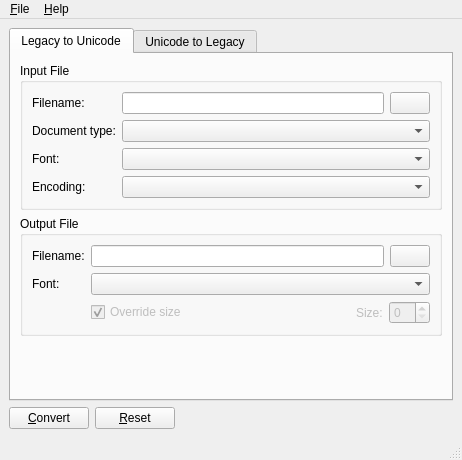
<ui version="4.0" >
 <class>kconvert</class>
 <widget class="QMainWindow" name="kconvert" >
  <property name="geometry" >
   <rect>
    <x>0</x>
    <y>0</y>
    <width>462</width>
    <height>460</height>
   </rect>
  </property>
  <property name="windowTitle" >
   <string>Khmer Converter</string>
  </property>
  <property name="windowIcon" >
   <iconset>../images/converter.png</iconset>
  </property>
  <widget class="QWidget" name="centralwidget" >
   <layout class="QGridLayout" >
    <property name="margin" >
     <number>9</number>
    </property>
    <property name="spacing" >
     <number>6</number>
    </property>
    <item row="0" column="0" colspan="3" >
     <widget class="QTabWidget" name="tabWidget" >
      <property name="currentIndex" >
       <number>0</number>
      </property>
      <widget class="QWidget" name="tab1" >
       <attribute name="title" >
        <string>Legacy to Unicode</string>
       </attribute>
       <layout class="QGridLayout" >
        <property name="margin" >
         <number>9</number>
        </property>
        <property name="spacing" >
         <number>6</number>
        </property>
        <item row="1" column="0" >
         <widget class="QGroupBox" name="groupBox_2" >
          <property name="title" >
           <string>Output File</string>
          </property>
          <layout class="QGridLayout" >
           <property name="margin" >
            <number>9</number>
           </property>
           <property name="spacing" >
            <number>6</number>
           </property>
           <item row="1" column="1" colspan="4" >
            <widget class="QComboBox" name="cmbFontOutputL" />
           </item>
           <item row="1" column="0" >
            <widget class="QLabel" name="label_10" >
             <property name="text" >
              <string>Font:</string>
             </property>
            </widget>
           </item>
           <item row="0" column="1" colspan="4" >
            <layout class="QHBoxLayout" >
             <property name="margin" >
              <number>0</number>
             </property>
             <property name="spacing" >
              <number>6</number>
             </property>
             <item>
              <widget class="QLineEdit" name="lineOutputL" />
             </item>
             <item>
              <widget class="QPushButton" name="btnBrowseOutL" >
               <property name="text" >
                <string/>
               </property>
               <property name="icon" >
                <iconset>../images/open.png</iconset>
               </property>
              </widget>
             </item>
            </layout>
           </item>
           <item row="0" column="0" >
            <widget class="QLabel" name="label_9" >
             <property name="text" >
              <string>Filename:</string>
             </property>
            </widget>
           </item>
           <item row="2" column="1" >
            <widget class="QCheckBox" name="chbOverrideSizeL" >
             <property name="enabled" >
              <bool>false</bool>
             </property>
             <property name="text" >
              <string>Override size</string>
             </property>
             <property name="checked" >
              <bool>true</bool>
             </property>
            </widget>
           </item>
           <item row="2" column="3" >
            <widget class="QLabel" name="lblSizeL" >
             <property name="enabled" >
              <bool>false</bool>
             </property>
             <property name="text" >
              <string>Size:</string>
             </property>
            </widget>
           </item>
           <item row="2" column="4" >
            <widget class="QSpinBox" name="spinBoxSizeL" >
             <property name="enabled" >
              <bool>false</bool>
             </property>
            </widget>
           </item>
           <item row="2" column="2" >
            <spacer>
             <property name="orientation" >
              <enum>Qt::Horizontal</enum>
             </property>
             <property name="sizeHint" >
              <size>
               <width>40</width>
               <height>20</height>
              </size>
             </property>
            </spacer>
           </item>
          </layout>
         </widget>
        </item>
        <item row="2" column="0" >
         <spacer>
          <property name="orientation" >
           <enum>Qt::Vertical</enum>
          </property>
          <property name="sizeHint" >
           <size>
            <width>20</width>
            <height>40</height>
           </size>
          </property>
         </spacer>
        </item>
        <item row="0" column="0" >
         <widget class="QGroupBox" name="groupBox" >
          <property name="title" >
           <string>Input File</string>
          </property>
          <layout class="QGridLayout" >
           <property name="margin" >
            <number>9</number>
           </property>
           <property name="spacing" >
            <number>6</number>
           </property>
           <item row="0" column="1" >
            <widget class="QLineEdit" name="lineInputL" />
           </item>
           <item row="1" column="1" colspan="2" >
            <widget class="QComboBox" name="cmbDocTypeL" />
           </item>
           <item row="1" column="0" >
            <widget class="QLabel" name="label_2" >
             <property name="text" >
              <string>Document type:</string>
             </property>
            </widget>
           </item>
           <item row="0" column="0" >
            <widget class="QLabel" name="label" >
             <property name="text" >
              <string>Filename:</string>
             </property>
            </widget>
           </item>
           <item row="2" column="0" >
            <widget class="QLabel" name="label_3" >
             <property name="text" >
              <string>Font:</string>
             </property>
            </widget>
           </item>
           <item row="3" column="0" >
            <widget class="QLabel" name="label_4" >
             <property name="text" >
              <string>Encoding:</string>
             </property>
            </widget>
           </item>
           <item row="0" column="2" >
            <widget class="QPushButton" name="btnBrowseInL" >
             <property name="text" >
              <string/>
             </property>
             <property name="icon" >
              <iconset>../images/open.png</iconset>
             </property>
            </widget>
           </item>
           <item row="3" column="1" colspan="2" >
            <widget class="QComboBox" name="cmbEncodingL" />
           </item>
           <item row="2" column="1" colspan="2" >
            <widget class="QComboBox" name="cmbFontInputL" />
           </item>
          </layout>
         </widget>
        </item>
       </layout>
      </widget>
      <widget class="QWidget" name="tab" >
       <attribute name="title" >
        <string>Unicode to Legacy</string>
       </attribute>
       <layout class="QGridLayout" >
        <property name="margin" >
         <number>9</number>
        </property>
        <property name="spacing" >
         <number>6</number>
        </property>
        <item row="1" column="0" >
         <widget class="QGroupBox" name="groupBox_4" >
          <property name="title" >
           <string>Output File</string>
          </property>
          <layout class="QGridLayout" >
           <property name="margin" >
            <number>9</number>
           </property>
           <property name="spacing" >
            <number>6</number>
           </property>
           <item row="1" column="1" colspan="4" >
            <widget class="QComboBox" name="cmbFontOutputU" />
           </item>
           <item row="0" column="0" >
            <widget class="QLabel" name="label_14" >
             <property name="text" >
              <string>Filename:</string>
             </property>
            </widget>
           </item>
           <item row="0" column="1" colspan="4" >
            <layout class="QHBoxLayout" >
             <property name="margin" >
              <number>0</number>
             </property>
             <property name="spacing" >
              <number>6</number>
             </property>
             <item>
              <widget class="QLineEdit" name="lineOutputU" />
             </item>
             <item>
              <widget class="QPushButton" name="btnBrowseOutU" >
               <property name="text" >
                <string/>
               </property>
               <property name="icon" >
                <iconset>../images/open.png</iconset>
               </property>
              </widget>
             </item>
            </layout>
           </item>
           <item row="1" column="0" >
            <widget class="QLabel" name="label_15" >
             <property name="text" >
              <string>Font:</string>
             </property>
            </widget>
           </item>
           <item row="2" column="1" >
            <widget class="QCheckBox" name="chbOverrideSizeU" >
             <property name="enabled" >
              <bool>false</bool>
             </property>
             <property name="text" >
              <string>Override size</string>
             </property>
            </widget>
           </item>
           <item row="2" column="2" >
            <spacer>
             <property name="orientation" >
              <enum>Qt::Horizontal</enum>
             </property>
             <property name="sizeHint" >
              <size>
               <width>40</width>
               <height>20</height>
              </size>
             </property>
            </spacer>
           </item>
           <item row="2" column="3" >
            <widget class="QLabel" name="lblSizeU" >
             <property name="enabled" >
              <bool>false</bool>
             </property>
             <property name="text" >
              <string>Size:</string>
             </property>
            </widget>
           </item>
           <item row="2" column="4" >
            <widget class="QSpinBox" name="spinBoxSizeU" >
             <property name="enabled" >
              <bool>false</bool>
             </property>
            </widget>
           </item>
          </layout>
         </widget>
        </item>
        <item row="0" column="0" >
         <widget class="QGroupBox" name="groupBox_3" >
          <property name="title" >
           <string>Input File</string>
          </property>
          <layout class="QGridLayout" >
           <property name="margin" >
            <number>9</number>
           </property>
           <property name="spacing" >
            <number>6</number>
           </property>
           <item row="0" column="0" >
            <widget class="QLabel" name="label_6" >
             <property name="text" >
              <string>Filename:</string>
             </property>
            </widget>
           </item>
           <item row="0" column="2" >
            <widget class="QPushButton" name="btnBrowseInU" >
             <property name="text" >
              <string/>
             </property>
             <property name="icon" >
              <iconset>../images/open.png</iconset>
             </property>
            </widget>
           </item>
           <item row="1" column="0" >
            <widget class="QLabel" name="label_5" >
             <property name="text" >
              <string>Document type:</string>
             </property>
            </widget>
           </item>
           <item row="1" column="1" colspan="2" >
            <widget class="QComboBox" name="cmbDocTypeU" />
           </item>
           <item row="0" column="1" >
            <widget class="QLineEdit" name="lineInputU" />
           </item>
          </layout>
         </widget>
        </item>
        <item row="2" column="0" >
         <spacer>
          <property name="orientation" >
           <enum>Qt::Vertical</enum>
          </property>
          <property name="sizeHint" >
           <size>
            <width>20</width>
            <height>40</height>
           </size>
          </property>
         </spacer>
        </item>
       </layout>
      </widget>
     </widget>
    </item>
    <item row="1" column="1" >
     <widget class="QPushButton" name="btnReset" >
      <property name="text" >
       <string>&amp;Reset</string>
      </property>
     </widget>
    </item>
    <item row="1" column="2" >
     <spacer>
      <property name="orientation" >
       <enum>Qt::Horizontal</enum>
      </property>
      <property name="sizeHint" >
       <size>
        <width>40</width>
        <height>20</height>
       </size>
      </property>
     </spacer>
    </item>
    <item row="1" column="0" >
     <widget class="QPushButton" name="btnConvert" >
      <property name="text" >
       <string>&amp;Convert</string>
      </property>
     </widget>
    </item>
   </layout>
  </widget>
  <widget class="QMenuBar" name="menubar" >
   <property name="geometry" >
    <rect>
     <x>0</x>
     <y>0</y>
     <width>462</width>
     <height>29</height>
    </rect>
   </property>
   <widget class="QMenu" name="menu_Help" >
    <property name="title" >
     <string>&amp;Help</string>
    </property>
    <addaction name="actionAboutKConverter" />
    <addaction name="actionAboutQt" />
   </widget>
   <widget class="QMenu" name="menu_File" >
    <property name="title" >
     <string>&amp;File</string>
    </property>
    <addaction name="actionQuit" />
   </widget>
   <addaction name="menu_File" />
   <addaction name="menu_Help" />
  </widget>
  <widget class="QStatusBar" name="statusbar" />
  <action name="actionQuit" >
   <property name="icon" >
    <iconset>../images/exit.png</iconset>
   </property>
   <property name="text" >
    <string>&amp;Quit</string>
   </property>
   <property name="shortcut" >
    <string>Ctrl+Q</string>
   </property>
  </action>
  <action name="actionLegacy_to_Unicode" >
   <property name="text" >
    <string>Legacy to Unicode</string>
   </property>
   <property name="shortcut" >
    <string>Ctrl+L</string>
   </property>
  </action>
  <action name="actionUnicode_to_Legacy" >
   <property name="text" >
    <string>Unicode to Legacy</string>
   </property>
   <property name="shortcut" >
    <string>Ctrl+U</string>
   </property>
  </action>
  <action name="actionAboutKConverter" >
   <property name="text" >
    <string>About Khmer Unicode</string>
   </property>
  </action>
  <action name="actionAboutQt" >
   <property name="text" >
    <string>About Qt</string>
   </property>
  </action>
 </widget>
 <tabstops>
  <tabstop>tabWidget</tabstop>
  <tabstop>lineInputL</tabstop>
  <tabstop>btnBrowseInU</tabstop>
  <tabstop>cmbDocTypeL</tabstop>
  <tabstop>cmbFontInputL</tabstop>
  <tabstop>cmbEncodingL</tabstop>
  <tabstop>btnConvert</tabstop>
  <tabstop>btnReset</tabstop>
 </tabstops>
 <resources/>
 <connections/>
</ui>
